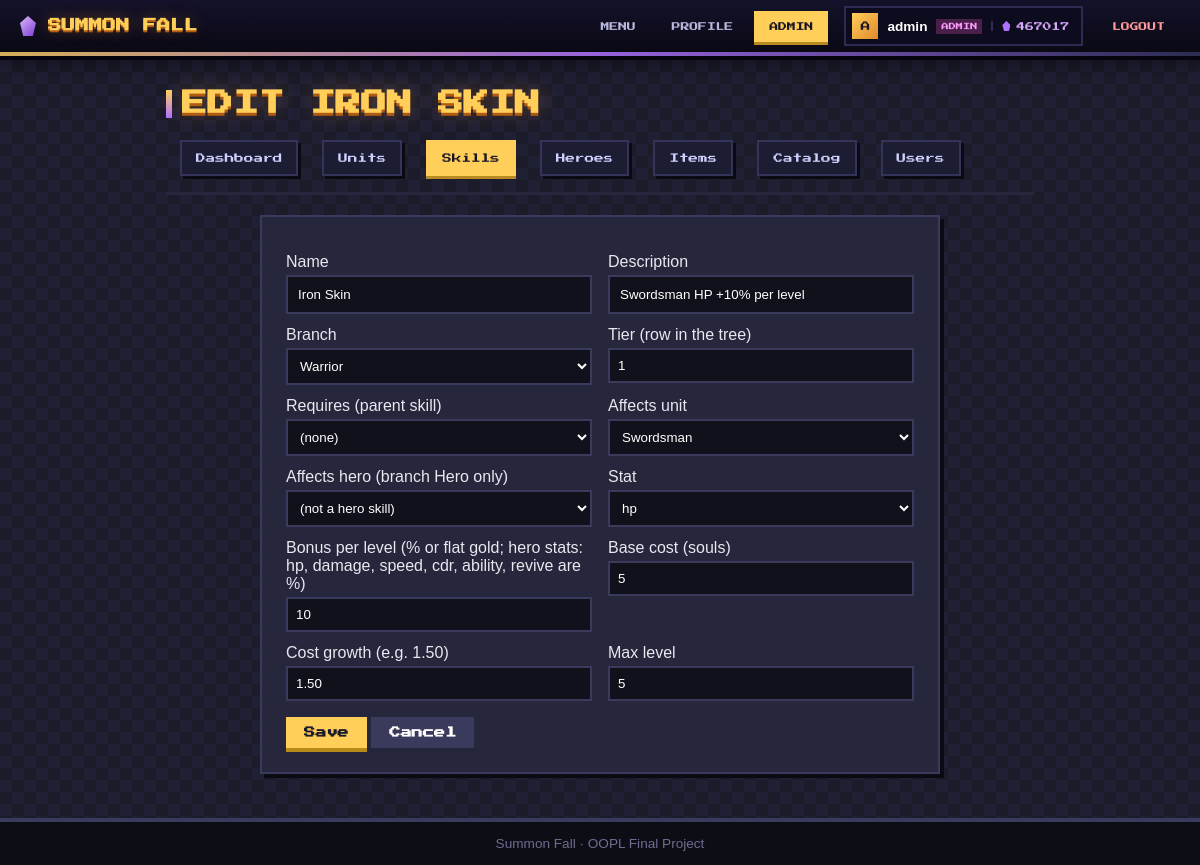
The page /views/admin/skill_form.php?id=1 (signed in) on the database its author committed.
### tables this page shows
CREATE TABLE `users` (
  `id` int UNSIGNED NOT NULL,
  `username` varchar(30) NOT NULL,
  `email` varchar(100) NOT NULL,
  `password_hash` varchar(255) NOT NULL,
  `role` enum('admin','player') NOT NULL DEFAULT 'player',
  `souls` int UNSIGNED NOT NULL DEFAULT '0',
  `created_at` timestamp NULL DEFAULT CURRENT_TIMESTAMP
);

CREATE TABLE `skills` (
  `id` int UNSIGNED NOT NULL,
  `name` varchar(40) NOT NULL,
  `description` varchar(160) NOT NULL,
  `branch` varchar(30) NOT NULL,
  `tier` tinyint UNSIGNED NOT NULL,
  `parent_skill_id` int UNSIGNED DEFAULT NULL,
  `unit_id` int UNSIGNED DEFAULT NULL,
  `stat` varchar(30) NOT NULL,
  `bonus_per_level` decimal(6,2) NOT NULL,
  `base_cost` int UNSIGNED NOT NULL,
  `cost_growth` decimal(3,2) NOT NULL DEFAULT '1.50',
  `max_level` tinyint UNSIGNED NOT NULL DEFAULT '5',
  `unit_line` varchar(20) DEFAULT NULL,
  `unit_tier` tinyint NOT NULL DEFAULT '0',
  `unlocks_unit_id` int DEFAULT NULL,
  `hero_id` int DEFAULT NULL
);

### classes/Auth.php (called while the page is built, shortened)
<?php
class Auth
{
    private static ?User $current = null;
    public static function user(): ?User
    {
        if (self::$current === null && isset($_SESSION['user_id'])) {
            self::$current = User::find((int) $_SESSION['user_id']);
        }
        return self::$current;
    }
    public static function check(): bool
    {
        return self::user() !== null;
    }
}

### classes/AdminUser.php (called while the page is built, shortened)
<?php
class AdminUser extends User
{
    public function getRole(): string { return 'admin'; }
    public function canManageContent(): bool { return true; }
}

### classes/User.php (called while the page is built, shortened)
<?php
abstract class User extends Model
{
    private string $username;
    private int $souls;
    public function __construct(string $username, string $email, string $passwordHash, int $souls = 0, ?int $id = null)
    {
        $this->souls = $souls;
    }
    public function getUsername(): string { return $this->username; }
    public function getSouls(): int { return $this->souls; }
    public function setUsername(string $username): void
    {
        $this->username = $username;
    }
}

### classes/Database.php (called while the page is built, shortened)
<?php
class Database
{
    private static ?Database $instance = null;
    private PDO $pdo;
    private function __construct()
    {
        $c = require BASE_PATH . '/config/database.php';
        $dsn = "mysql:host={$c['host']};dbname={$c['name']};charset={$c['charset']}";
        try {
            $this->pdo = new PDO($dsn, $c['user'], $c['pass'], [
                PDO::ATTR_ERRMODE            => PDO::ERRMODE_EXCEPTION,
                PDO::ATTR_DEFAULT_FETCH_MODE => PDO::FETCH_ASSOC,
                PDO::ATTR_EMULATE_PREPARES   => false,
            ]);
        } catch (PDOException $e) {
            throw new DatabaseException(DEBUG ? $e->getMessage() : 'Could not connect to the database.', 0, $e);
        }
    }
    public static function getInstance(): Database
    {
        if (self::$instance === null) {
            self::$instance = new Database();
        }
        return self::$instance;
    }
    public function query(string $sql, array $params = []): PDOStatement
    {
        try {
            $stmt = $this->pdo->prepare($sql);
            $stmt->execute($params);
            return $stmt;
        } catch (PDOException $e) {
            throw new DatabaseException(DEBUG ? $e->getMessage() : 'A database error occurred.', 0, $e);
        }
    }
    public function fetchAll(string $sql, array $params = []): array
    {
        return $this->query($sql, $params)->fetchAll();
    }
    public function fetchOne(string $sql, array $params = []): ?array
    {
        $row = $this->query($sql, $params)->fetch();
        return $row === false ? null : $row;
    }
}

### config/database.php (called while the page is built)
<?php
return [
    'host'    => 'localhost',
    'name'    => 'summon_fall',
    'user'    => 'root',
    'pass'    => '',
    'charset' => 'utf8mb4',
];

### classes/Model.php (called while the page is built, shortened)
<?php
abstract class Model implements Crudable
{
    protected static string $table = '';
    public static function find(int $id): ?static
    {
        $row = Database::getInstance()->fetchOne('SELECT * FROM ' . static::$table . ' WHERE id = ?', [$id]);
        return $row ? static::fromRow($row) : null;
    }
    public static function all(): array
    {
        $rows = Database::getInstance()->fetchAll('SELECT * FROM ' . static::$table . ' ORDER BY id');
        return array_map(fn($r) => static::fromRow($r), $rows);
    }
}

### includes/auth_check.php (called while the page is built, shortened)
<?php
if (!Auth::check()) {
    header('Location: ' . BASE_URL . '/views/auth/login.php');
    exit;
}

### includes/admin_check.php (called while the page is built, shortened)
<?php
require_once __DIR__ . '/auth_check.php';

### classes/Skill.php (called while the page is built, shortened)
<?php
class Skill extends Model
{
    private string $name;
    private string $description;
    private string $branch;
    private int $tier;
    private ?int $parentSkillId;
    private ?int $unitId;
    private string $stat;
    private float $bonusPerLevel;
    private int $baseCost;
    private float $costGrowth;
    private int $maxLevel;
    private ?int $heroId;
    public function __construct(array $s, ?int $id = null)
    {
        $this->name = $s['name'];
        $this->description = $s['description'];
        $this->branch = $s['branch'];
        $this->tier = (int) $s['tier'];
        $this->parentSkillId = $s['parent_skill_id'] !== null ? (int) $s['parent_skill_id'] : null;
        $this->unitId = $s['unit_id'] !== null ? (int) $s['unit_id'] : null;
        $this->stat = $s['stat'];
        $this->bonusPerLevel = (float) $s['bonus_per_level'];
        $this->baseCost = (int) $s['base_cost'];
        $this->costGrowth = (float) $s['cost_growth'];
        $this->maxLevel = (int) $s['max_level'];
        $this->heroId = isset($s['hero_id']) ? (int) $s['hero_id'] : null;
    }
    public function getName(): string { return $this->name; }
    public function getDescription(): string { return $this->description; }
    public function getBranch(): string { return $this->branch; }
    public function getTier(): int { return $this->tier; }
    public function getParentSkillId(): ?int { return $this->parentSkillId; }
    public function getUnitId(): ?int { return $this->unitId; }
    public function getStat(): string { return $this->stat; }
    public function getBonusPerLevel(): float { return $this->bonusPerLevel; }
    public function getBaseCost(): int { return $this->baseCost; }
    public function getCostGrowth(): float { return $this->costGrowth; }
    public function getMaxLevel(): int { return $this->maxLevel; }
    public function getHeroId(): ?int { return $this->heroId; }
    protected static function fromRow(array $row): static
    {
        return new static($row, (int) $row['id']);
    }
}

### includes/admin_helpers.php (called while the page is built, shortened)
<?php
function h($v): string
{
    return htmlspecialchars((string) $v, ENT_QUOTES, 'UTF-8');
}

### views/admin/skill_form.php (the view, shortened to what this page needs)
<?php
require_once __DIR__ . '/../../includes/admin_check.php';
require_once __DIR__ . '/../../includes/admin_helpers.php';
$id = (int) ($_GET['id'] ?? 0);
$skill = null;
try {
    $allSkills = Skill::all();
    $allUnits = Unit::all();
    if ($id > 0) {
        $skill = Skill::find($id);
    }
} catch (DatabaseException $e) {
    adminFlash('error', DEBUG ? $e->getMessage() : 'Could not load data.');
    adminRedirect('/views/admin/skills.php');
}
if ($skill) {
    $old = [
        'name' => $skill->getName(), 'description' => $skill->getDescription(), 'branch' => $skill->getBranch(),
        'tier' => $skill->getTier(), 'parent_skill_id' => (string) ($skill->getParentSkillId() ?? ''),
        'unit_id' => (string) ($skill->getUnitId() ?? ''), 'hero_id' => (string) ($skill->getHeroId() ?? ''), 'stat' => $skill->getStat(),
        'bonus_per_level' => $skill->getBonusPerLevel(), 'base_cost' => $skill->getBaseCost(),
        'cost_growth' => number_format($skill->getCostGrowth(), 2, '.', ''), 'max_level' => $skill->getMaxLevel(),
    ];
} else {
    $old = [
        'name' => '', 'description' => '', 'branch' => 'warrior', 'tier' => 1, 'parent_skill_id' => '',
        'unit_id' => '', 'hero_id' => '', 'stat' => 'hp', 'bonus_per_level' => 10, 'base_cost' => 5, 'cost_growth' => '1.50', 'max_level' => 5,
    ];
}
$errors = [];
$input = function (string $name, string $label, string $extra = '') use (&$old, &$errors) {
    ?>
    <div>
        <label for="<?= $name ?>"><?= h($label) ?></label>
        <input id="<?= $name ?>" name="<?= $name ?>" type="<?= $extra ? 'number' : 'text' ?>" <?= $extra ?> value="<?= h($old[$name] ?? '') ?>">
        <?php if (isset($errors[$name])): ?><span class="error"><?= h($errors[$name]) ?></span><?php endif; ?>
    </div>
    <?php
};
$select = function (string $name, string $label, array $options, string $current) use (&$errors) {
    ?>
    <div>
        <label for="<?= $name ?>"><?= h($label) ?></label>
        <select id="<?= $name ?>" name="<?= $name ?>">
            <?php foreach ($options as $value => $text): ?>
                <option value="<?= h($value) ?>" <?= (string) $value === $current ? 'selected' : '' ?>><?= h($text) ?></option>
            <?php endforeach; ?>
        </select>
        <?php if (isset($errors[$name])): ?><span class="error"><?= h($errors[$name]) ?></span><?php endif; ?>
    </div>
    <?php
};
$branchOpts = array_combine(Skill::BRANCHES, array_map('ucfirst', Skill::BRANCHES));
require __DIR__ . '/../../includes/header.php';
?>
<h1><?= $skill ? 'Edit ' . h($skill->getName()) : 'New Skill' ?></h1>
<?php require __DIR__ . '/../../includes/admin_nav.php'; ?>
<div class="card wide">
    <form class="form" method="post" novalidate>
        <div class="form-grid">
            <?php $input('name', 'Name'); ?>
            <?php $select('branch', 'Branch', $branchOpts, (string) $old['branch']); ?>
            <?php $input('tier', 'Tier (row in the tree)', 'min="1" max="10"'); ?>
        </div>
        <button class="btn" type="submit">Save</button>
        <a class="btn grey" href="skills.php">Cancel</a>
    </form>
</div>
<?php require __DIR__ . '/../../includes/footer.php'; ?>

### includes/header.php (shortened to what this page needs)
<?php
$navUser = Auth::user();
$cssVersion = @filemtime(BASE_PATH . '/assets/css/main.css') ?: 1;
?>
<!DOCTYPE html>
<html lang="en">
<head>
    <link rel="stylesheet" href="<?= BASE_URL ?>/assets/css/main.css?v=<?= $cssVersion ?>">
</head>
<body>
<?php
$navPage = basename($_SERVER['SCRIPT_NAME']);
$navActive = fn(string ...$files) => in_array($navPage, $files, true) ? ' on' : '';
?>
<header class="topbar">
    <a class="brand" href="<?= BASE_URL ?>/<?= $navUser ? 'views/menu.php' : 'index.php' ?>">
        <i class="brand-gem"></i><span>Summon Fall</span>
    </a>
    <nav class="topnav">
        <?php if ($navUser): ?>
            <a class="nl<?= $navActive('menu.php') ?>" href="<?= BASE_URL ?>/views/menu.php">Menu</a>
            <a class="nl<?= $navActive('profile.php') ?>" href="<?= BASE_URL ?>/views/profile.php">Profile</a>
            <?php if ($navUser->canManageContent()): ?>
                <a class="nl<?= str_contains($_SERVER['SCRIPT_NAME'], '/admin/') ? ' on' : '' ?>" href="<?= BASE_URL ?>/views/admin/dashboard.php">Admin</a>
            <?php endif; ?>
            <span class="nuser" title="<?= htmlspecialchars($navUser->getRole()) ?>">
                <b class="av"><?= htmlspecialchars(strtoupper(substr($navUser->getUsername(), 0, 1))) ?></b>
                <span class="nm"><?= htmlspecialchars($navUser->getUsername()) ?></span>
                <em class="rl <?= htmlspecialchars($navUser->getRole()) ?>"><?= htmlspecialchars($navUser->getRole()) ?></em>
                <span class="sl"><i class="gem"></i><?= (int) $navUser->getSouls() ?></span>
            </span>
            <a class="nl out" href="<?= BASE_URL ?>/views/auth/logout.php">Logout</a>
        <?php else: ?>
            <a class="nl<?= $navActive('login.php') ?>" href="<?= BASE_URL ?>/views/auth/login.php">Login</a>
            <a class="nl cta<?= $navActive('register.php') ?>" href="<?= BASE_URL ?>/views/auth/register.php">Register</a>
        <?php endif; ?>
    </nav>
</header>
<main class="container">

### rows shown on the page
users: username "A", username "admin", souls "467017"
skills: name "IRON SKIN", name "Iron Skin", description "Swordsman HP +10% per level", branch "Warrior", tier "1", parent_skill_id "(none)", unit_id "Swordsman", hero_id "(not a hero skill)", bonus_per_level "10", base_cost "5", cost_growth "1.50", max_level "5"

### other values the page prints
$navUser->getRole() "ADMIN"
$label "Dashboard"
$label "Units"
$label "Skills"
$label "Heroes"
$label "Items"
$label "Catalog"
$label "Users"
$label "Name Description Tier (row in the tree) Bonus per level (% or flat gold; hero stats: hp, damage, speed, cdr, ability, revive are %) Base cost (souls) Cost growth (e.g. 1.50) Max level"
$label "Branch Requires (parent skill) Affects unit Affects hero (branch Hero only) Stat"
APP_NAME "Summon Fall"
form field stat "hp"
